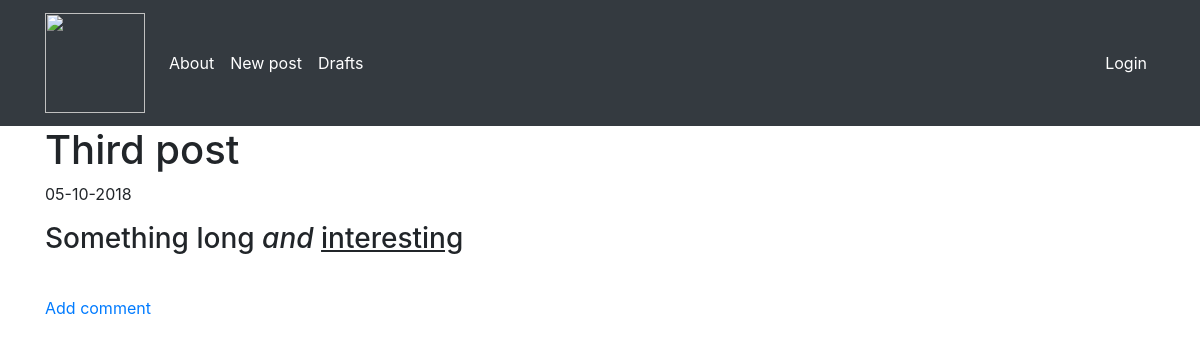
Page /posts/3 on the earlier database version.
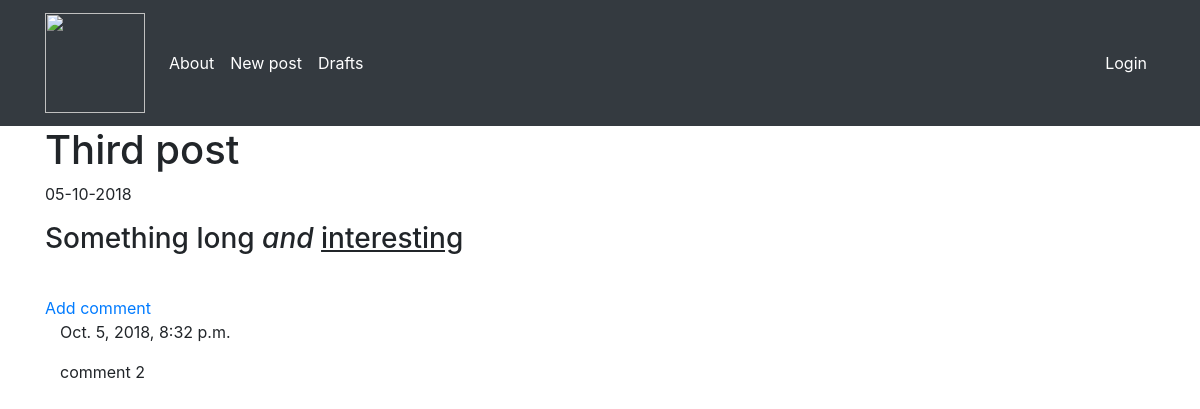
Same page on the later database version.
### blog/models.py (models this page shows, shortened)
class Comment(models.Model):
    post = models.ForeignKey('blog.Post', on_delete=models.CASCADE, related_name='comments')  # associated with a post
    author = models.CharField(max_length=100)
    text = models.TextField()
    date_create = models.DateTimeField(default=timezone.now())
    approved_comment = models.BooleanField(default=False)

### blog/views.py (the view)
# urls.py: path('posts/<int:pk>', views.PostContentView.as_view(), name='post_content'),
class PostContentView(DetailView):
    model = Post
    template_name = 'blog/post_content.html'  # override default post_detail.html template

### blog/templates/blog/post_content.html (shortened to what this page needs)
{% extends 'blog/shared.html' %}
{% block content_block %}
    <h1>{{object.title}}</h1>
    {% if object.date_publish %}
        <div>{{object.date_publish|date:'d-m-Y'}}</div>
    {% else %}
        <a class="btn btn-default" href="{% url 'publish_post' pk=post.pk %}">Publish</a>
    {% endif %}
    <p>{{post.text|safe|linebreaksbr}}</p>
    <br>
    <a href="{% url 'add_comment_to_post' pk=post.pk %}">Add comment</a>
    <div class="container">
        {% for comment in post.comments.all %}
            {% if user.is_authenticated or comment.approved_comment %}
                {{comment.date_create}}
                <p>{{comment.text|safe|linebreaksbr}}</p>
            {% endif %}
        {% endfor %}
    </div>
{% endblock %}

Differences in the rows shown:
now on this page (row edited): Comment: date_create "Oct. 5, 2018, 8:32 p.m.", text "comment 2"
